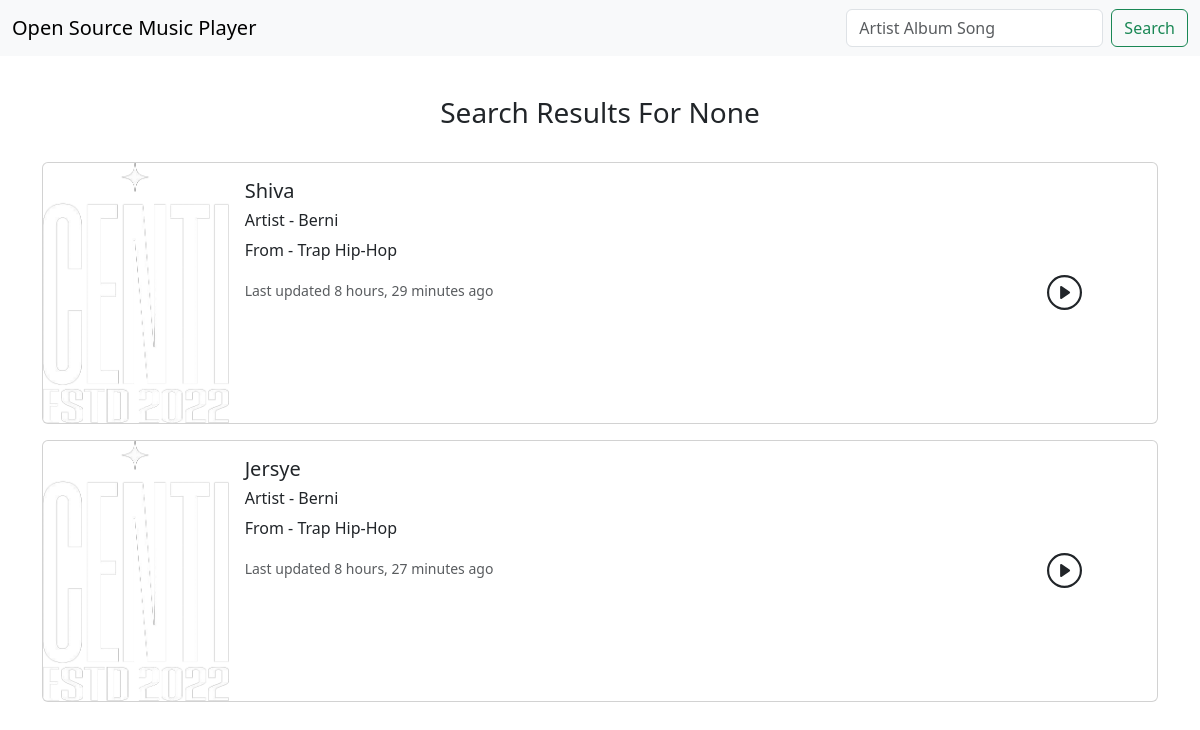
The app's page /search/ with its own data.
### music/models.py (models this page shows, shortened)
class Song(models.Model):
    album = models.ForeignKey("Album", verbose_name=_("Song Album"), on_delete=models.CASCADE)
    songThumbnail = models.ImageField(_("Song Thumbnail"),upload_to='thumbnail/', help_text=".jpg, .png, .jpeg, .gif, .svg supported")
    song = models.FileField(_("Song"), upload_to='songs/', help_text=".mp3 supported only",)
    songName = models.CharField(_("Song Name"), max_length=50)
    created = models.DateTimeField(_("Song created date"), auto_now_add=True)
    last_updated = models.DateTimeField(_("Latest song update"), auto_now=True)
    class Meta:
        verbose_name = _("Song")
        verbose_name_plural = _("Songs")

class Album(models.Model):
    artist = models.ForeignKey("Artist", verbose_name=_("Artist Album"), on_delete=models.CASCADE)
    albumName = models.CharField(_("Album Name"), max_length=50)
    created = models.DateTimeField(_("Album created date"), auto_now_add=True)
    last_updated = models.DateTimeField(_("Latest album update"), auto_now=True)
    class Meta:
        verbose_name = _("Album")
        verbose_name_plural = _("Albums")
    def __str__(self):
        return self.albumName

class Artist(models.Model):
    artistName = models.CharField(_("Artist Name"), max_length=50)
    created = models.DateTimeField(_("Artist created date"), auto_now_add=True)
    last_updated = models.DateTimeField(_("Latest artist update"), auto_now=True)
    class Meta:
        verbose_name = _("Artist")
        verbose_name_plural = _("Artists")

### music/views.py (the view)
# urls.py: path('search/', views.search_songs, name='search_songs'),
def search_songs(request):
    template_path = 'music/search_result.html'
    search_query = request.GET.get('search', None)
    if search_query:
        search_result = Song.objects.filter(
            Q(songName__icontains=search_query) |
            Q(album__albumName__icontains=search_query) |
            Q(album__artist__artistName__icontains=search_query)
        ).distinct()
    else:
        search_result = Song.objects.all()
    context = {'search_result' : search_result, 'search_query' : search_query}
    return render(request, template_path, context)

### music/templates/music/search_result.html (shortened to what this page needs)
{% extends 'music/base.html' %}
{% block content %}
        {% if search_result %}
        <div class="container mt-3">
                <div class="search-header">
                        <br>
                        <h3 style="text-align: center;" >Search Results For {{search_query}}</h3>
                        <br>
                </div>
                {% for song in search_result %}
                <div class="card mb-3">
                        <div class="row g-0">
                        <div class="col-md-2">
                                <img src="{{song.songThumbnail.url}}" class="img-fluid rounded-start" alt="{{song.songName}}">
                        </div>
                        <div class="col-md-8">
                                <div class="card-body">
                                <h5 class="card-title">{{song.songName}}</h5>
                                <h6 class="card-title">Artist - {{song.album.artist.artistName}}</h6>
                                <p class="card-text">From - {{song.album}}</p>
                                <p class="card-text"><small class="text-muted">Last updated {{song.last_updated | timesince}} ago</small></p>
                                </div>
                        </div>
                        <div class="col-md-2">
                                <div class="play-button d-flex h-100 justify-content-center align-items-center">
                                </div>
                        </div>
                        </div>
                </div>
                {% endfor %}
        </div>
{% else %}
<h1>No songs found with this search keyword - {{search_query}} </h1>
{% endif %}
{% endblock content %}

### records on screen
Song: songThumbnail (picture), songName "Shiva", album.artist.artistName "Berni", album "Trap Hip-Hop", last_updated "8 hours, 29 minutes"
Song: songThumbnail (picture), songName "Jersye", album.artist.artistName "Berni", album "Trap Hip-Hop", last_updated "8 hours, 27 minutes"

### other values on screen
{{ search_query }} "None"
